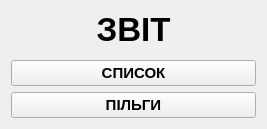
<?xml version="1.0" encoding="UTF-8"?>
<ui version="4.0">
 <class>Form</class>
 <widget class="QWidget" name="Form">
  <property name="geometry">
   <rect>
    <x>0</x>
    <y>0</y>
    <width>267</width>
    <height>129</height>
   </rect>
  </property>
  <property name="windowTitle">
   <string>Звіт</string>
  </property>
  <property name="windowIcon">
   <iconset resource="Profs.qrc">
    <normaloff>:/Icon/Profico.ico</normaloff>:/Icon/Profico.ico</iconset>
  </property>
  <property name="autoFillBackground">
   <bool>true</bool>
  </property>
  <layout class="QGridLayout" name="gridLayout">
   <item row="3" column="0">
    <widget class="QPushButton" name="pushButton">
     <property name="font">
      <font>
       <pointsize>11</pointsize>
       <weight>75</weight>
       <bold>true</bold>
      </font>
     </property>
     <property name="text">
      <string>ПІЛЬГИ</string>
     </property>
    </widget>
   </item>
   <item row="2" column="0">
    <widget class="QPushButton" name="pushButton_2">
     <property name="font">
      <font>
       <pointsize>11</pointsize>
       <weight>75</weight>
       <bold>true</bold>
      </font>
     </property>
     <property name="text">
      <string>СПИСОК</string>
     </property>
    </widget>
   </item>
   <item row="1" column="0">
    <widget class="QLabel" name="label">
     <property name="font">
      <font>
       <pointsize>25</pointsize>
       <weight>75</weight>
       <bold>true</bold>
      </font>
     </property>
     <property name="lineWidth">
      <number>0</number>
     </property>
     <property name="text">
      <string>ЗВІТ</string>
     </property>
     <property name="alignment">
      <set>Qt::AlignHCenter|Qt::AlignTop</set>
     </property>
    </widget>
   </item>
  </layout>
 </widget>
 <resources>
  <include location="Profs.qrc"/>
 </resources>
 <connections/>
</ui>
